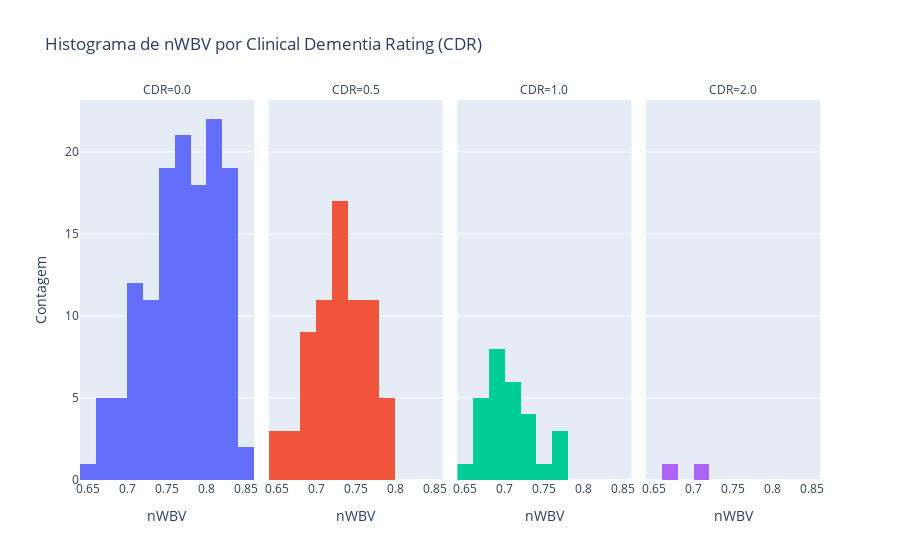

Notebook code cell kept with this figure:
### Code cell
# Criando o histograma com gráficos separados para cada CDR
fig = px.histogram(
    data, 
    x="nWBV", 
    color='CDR', 
    facet_col='CDR', 
    title="Histograma de nWBV por Clinical Dementia Rating (CDR)"
)

# Ajustando os títulos e layout do gráfico
fig.update_layout(
    xaxis_title='nWBV',
    yaxis_title='Contagem',
    showlegend=False
)
fig.show()

### Figure 1 — Plotly figure (JSON) as saved in the notebook; plotly's stock layout.template omitted (floating-point values rounded to 4 significant figures; data arrays with more than 128 entries replaced by an {"elided": "..."} marker saying what was removed)
{"data": [{"alignmentgroup": "True", "bingroup": "x", "hovertemplate": "CDR=0.0<br>nWBV=%{x}<br>count=%{y}<extra></extra>", "legendgroup": "0.0", "marker": {"color": "#636efa", "pattern": {"shape": ""}}, "name": "0.0", "offsetgroup": "0.0", "orientation": "v", "showlegend": true, "type": "histogram", "x": {"elided": "135 float values"}, "xaxis": "x", "yaxis": "y"}, {"alignmentgroup": "True", "bingroup": "x", "hovertemplate": "CDR=0.5<br>nWBV=%{x}<br>count=%{y}<extra></extra>", "legendgroup": "0.5", "marker": {"color": "#EF553B", "pattern": {"shape": ""}}, "name": "0.5", "offsetgroup": "0.5", "orientation": "v", "showlegend": true, "type": "histogram", "x": [0.708, 0.719, 0.739, 0.765, 0.757, 0.71, 0.772, 0.758, 0.709, 0.787, 0.734, 0.765, 0.776, 0.727, 0.772, 0.693, 0.726, 0.736, 0.797, 0.709, 0.695, 0.784, 0.753, 0.689, 0.727, 0.687, 0.771, 0.653, 0.716, 0.722, 0.692, 0.644, 0.701, 0.786, 0.736, 0.742, 0.689, 0.709, 0.679, 0.745, 0.676, 0.751, 0.694, 0.727, 0.706, 0.738, 0.723, 0.693, 0.735, 0.756, 0.773, 0.76, 0.678, 0.694, 0.743, 0.716, 0.76, 0.705, 0.794, 0.644, 0.763, 0.742, 0.747, 0.773, 0.723, 0.721, 0.739, 0.728, 0.748, 0.73], "xaxis": "x2", "yaxis": "y2"}, {"alignmentgroup": "True", "bingroup": "x", "hovertemplate": "CDR=1.0<br>nWBV=%{x}<br>count=%{y}<extra></extra>", "legendgroup": "1.0", "marker": {"color": "#00cc96", "pattern": {"shape": ""}}, "name": "1.0", "offsetgroup": "1.0", "orientation": "v", "showlegend": true, "type": "histogram", "x": [0.738, 0.674, 0.695, 0.697, 0.699, 0.668, 0.73, 0.655, 0.715, 0.665, 0.672, 0.669, 0.739, 0.703, 0.715, 0.683, 0.684, 0.745, 0.69, 0.692, 0.763, 0.736, 0.706, 0.761, 0.715, 0.715, 0.687, 0.762], "xaxis": "x3", "yaxis": "y3"}, {"alignmentgroup": "True", "bingroup": "x", "hovertemplate": "CDR=2.0<br>nWBV=%{x}<br>count=%{y}<extra></extra>", "legendgroup": "2.0", "marker": {"color": "#ab63fa", "pattern": {"shape": ""}}, "name": "2.0", "offsetgroup": "2.0", "orientation": "v", "showlegend": true, "type": "histogram", "x": [0.703, 0.665], "xaxis": "x4", "yaxis": "y4"}], "layout": {"annotations": [{"font": {}, "showarrow": false, "text": "CDR=0.0", "x": 0.1175, "xanchor": "center", "xref": "paper", "y": 1, "yanchor": "bottom", "yref": "paper"}, {"font": {}, "showarrow": false, "text": "CDR=0.5", "x": 0.3725, "xanchor": "center", "xref": "paper", "y": 1, "yanchor": "bottom", "yref": "paper"}, {"font": {}, "showarrow": false, "text": "CDR=1.0", "x": 0.6275, "xanchor": "center", "xref": "paper", "y": 1, "yanchor": "bottom", "yref": "paper"}, {"font": {}, "showarrow": false, "text": "CDR=2.0", "x": 0.8825, "xanchor": "center", "xref": "paper", "y": 1, "yanchor": "bottom", "yref": "paper"}], "barmode": "relative", "legend": {"title": {"text": "CDR"}, "tracegroupgap": 0}, "showlegend": false, "title": {"text": "Histograma de nWBV por Clinical Dementia Rating (CDR)"}, "xaxis": {"anchor": "y", "domain": [0, 0.235], "title": {"text": "nWBV"}}, "xaxis2": {"anchor": "y2", "domain": [0.255, 0.49], "matches": "x", "title": {"text": "nWBV"}}, "xaxis3": {"anchor": "y3", "domain": [0.51, 0.745], "matches": "x", "title": {"text": "nWBV"}}, "xaxis4": {"anchor": "y4", "domain": [0.765, 1.0], "matches": "x", "title": {"text": "nWBV"}}, "yaxis": {"anchor": "x", "domain": [0, 1], "title": {"text": "Contagem"}}, "yaxis2": {"anchor": "x2", "domain": [0, 1], "matches": "y", "showticklabels": false}, "yaxis3": {"anchor": "x3", "domain": [0, 1], "matches": "y", "showticklabels": false}, "yaxis4": {"anchor": "x4", "domain": [0, 1], "matches": "y", "showticklabels": false}}}
